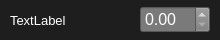
<?xml version="1.0" encoding="UTF-8"?>
<ui version="4.0">
 <class>model_parameter</class>
 <widget class="QWidget" name="model_parameter">
  <property name="geometry">
   <rect>
    <x>0</x>
    <y>0</y>
    <width>220</width>
    <height>40</height>
   </rect>
  </property>
  <property name="sizePolicy">
   <sizepolicy hsizetype="Minimum" vsizetype="Fixed">
    <horstretch>0</horstretch>
    <verstretch>0</verstretch>
   </sizepolicy>
  </property>
  <property name="minimumSize">
   <size>
    <width>220</width>
    <height>0</height>
   </size>
  </property>
  <property name="maximumSize">
   <size>
    <width>220</width>
    <height>16777215</height>
   </size>
  </property>
  <property name="windowTitle">
   <string>Form</string>
  </property>
  <property name="styleSheet">
   <string notr="true">QWidget {
    background-color: rgb(30, 30, 30);
}</string>
  </property>
  <layout class="QHBoxLayout" name="horizontalLayout">
   <property name="spacing">
    <number>0</number>
   </property>
   <property name="leftMargin">
    <number>0</number>
   </property>
   <property name="topMargin">
    <number>0</number>
   </property>
   <property name="rightMargin">
    <number>0</number>
   </property>
   <property name="bottomMargin">
    <number>0</number>
   </property>
   <item>
    <layout class="QHBoxLayout" name="parameter_item" stretch="1,0">
     <item>
      <widget class="QLabel" name="name">
       <property name="maximumSize">
        <size>
         <width>130</width>
         <height>16777215</height>
        </size>
       </property>
       <property name="font">
        <font>
         <pointsize>10</pointsize>
        </font>
       </property>
       <property name="styleSheet">
        <string notr="true">QLabel {
    color: rgb(255, 255, 255);
}</string>
       </property>
       <property name="lineWidth">
        <number>2</number>
       </property>
       <property name="text">
        <string>TextLabel</string>
       </property>
       <property name="wordWrap">
        <bool>true</bool>
       </property>
      </widget>
     </item>
     <item>
      <widget class="QDoubleSpinBox" name="value_input">
       <property name="minimumSize">
        <size>
         <width>0</width>
         <height>20</height>
        </size>
       </property>
       <property name="maximumSize">
        <size>
         <width>70</width>
         <height>16777215</height>
        </size>
       </property>
       <property name="font">
        <font>
         <pointsize>12</pointsize>
        </font>
       </property>
       <property name="styleSheet">
        <string notr="true">QDoubleSpinBox {
    color: rgb(255, 255, 255);
	background-color: rgb(122, 122, 122);
}

QDoubleSpinBox QAbstractItemView {

        color: rgb(255, 255, 255);
}

QDoubleSpinBox QAbstractItemView::item {
	color: rgb(255, 255, 255);
}
</string>
       </property>
      </widget>
     </item>
    </layout>
   </item>
  </layout>
 </widget>
 <resources/>
 <connections/>
</ui>
